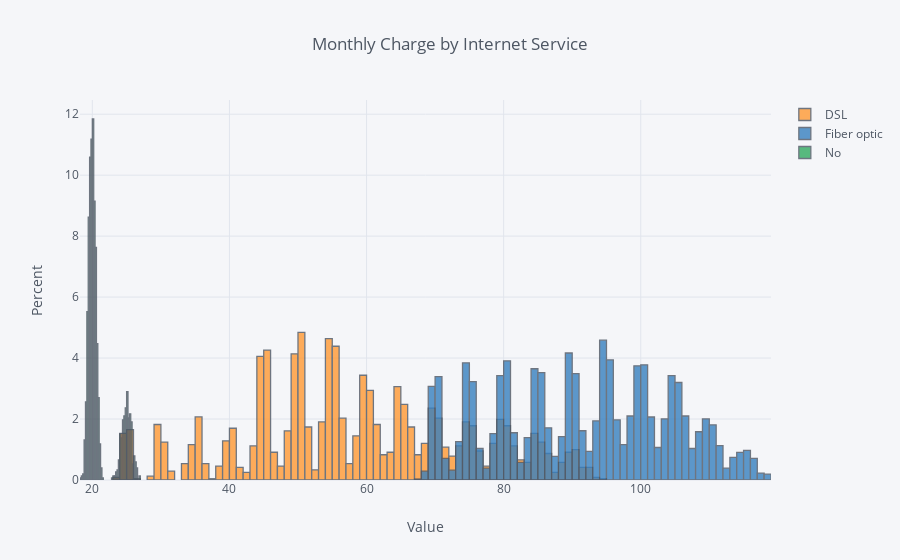

This figure's notebook cell:
### Markdown cell above
The resulting plot should look like the image above, only yours should be interactive! When you hover over each bar of the histogram, it should display the number of records that fall into the bin that bar represents.

Plotly and cufflinks allow us to do a few other interesting things with histograms. In the example below, we are creating a pivot table from our original data frame that has the different Internet Services represented in separate columns and Monthly Charges by customer as the values in the table.

We then create a histogram from this data set and, by default, it creates overlay histograms representing the Monthly Charge ranges for all three Internet Services. Note also that we have added a new histnorm argument and have passed it the value "percent." What this does is converts the y axis to show the percentage instead of the number of records each bin makes up.

### Code cell
data = df.pivot_table(values='MonthlyCharges', columns='InternetService', 
                      index='customerID', aggfunc='sum')

data.iplot(kind='hist', histnorm='percent', xTitle='Value', 
           yTitle='Percent', title='Monthly Charge by Internet Service')

### Figure 1 — Plotly figure (JSON) as saved in the notebook; plotly's stock layout.template omitted (floating-point values rounded to 4 significant figures; data arrays with more than 128 entries replaced by an {"elided": "..."} marker saying what was removed)
{"data": [{"histfunc": "count", "histnorm": "percent", "marker": {"color": "rgba(255, 153, 51, 1.0)", "line": {"color": "#4D5663", "width": 1.3}}, "name": "DSL", "opacity": 0.8, "orientation": "v", "type": "histogram", "uid": "62897adb-db2d-4805-a8fc-cab1640acec1", "x": {"elided": "7032 float values"}}, {"histfunc": "count", "histnorm": "percent", "marker": {"color": "rgba(55, 128, 191, 1.0)", "line": {"color": "#4D5663", "width": 1.3}}, "name": "Fiber optic", "opacity": 0.8, "orientation": "v", "type": "histogram", "uid": "40453faf-08de-4877-b49f-c4adedaad12f", "x": {"elided": "7032 float values"}}, {"histfunc": "count", "histnorm": "percent", "marker": {"color": "rgba(50, 171, 96, 1.0)", "line": {"color": "#4D5663", "width": 1.3}}, "name": "No", "opacity": 0.8, "orientation": "v", "type": "histogram", "uid": "398c611a-0d21-4c20-b932-b46796de31c6", "x": {"elided": "7032 float values"}}], "layout": {"barmode": "overlay", "legend": {"bgcolor": "#F5F6F9", "font": {"color": "#4D5663"}}, "paper_bgcolor": "#F5F6F9", "plot_bgcolor": "#F5F6F9", "title": {"font": {"color": "#4D5663"}, "text": "Monthly Charge by Internet Service"}, "xaxis": {"gridcolor": "#E1E5ED", "showgrid": true, "tickfont": {"color": "#4D5663"}, "title": {"font": {"color": "#4D5663"}, "text": "Value"}, "zerolinecolor": "#E1E5ED"}, "yaxis": {"gridcolor": "#E1E5ED", "showgrid": true, "tickfont": {"color": "#4D5663"}, "title": {"font": {"color": "#4D5663"}, "text": "Percent"}, "zerolinecolor": "#E1E5ED"}}}
